Frame 1 (no input): blank canvas, image omitted
Frame 60 (the mouse pressed at the canvas centre just before this capture): blank canvas, image omitted
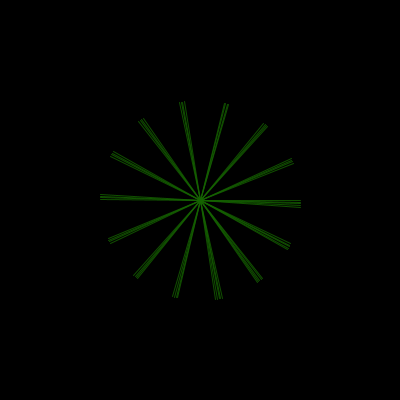
Frame 120 (the mouse held since frame 60 and released just before this capture)

The Processing sketch whose frames 1 and 60 were blank and that drew this single picture after the mouse press (run headless with seeded random() and noise(); from frame 60 on, the mouse is pressed at the canvas centre):

// Processing sketch: processing_99608
// ── processing_99608.pde

float x[] = new float [500];
float y[] = new float [500];
float x1[] = new float [500];
float y1[] = new float [500];
boolean xover = false;
boolean yover = false;
float line[] = new float [500];
int radians = 680;
float [] cos_vals = new float [radians];
float [] sin_vals = new float [radians];
float r = random (20,50);
float angulo=0;
int i=0;
float g=0.5;
void setup() {
  size(400,400);
  background(0);
  stroke(20,100,0,200);
  smooth();
}
void draw() {
  if (mouseX <= 400 && mouseY <= 400) {
    xover = true; 
    yover = true;
  }
  if (mousePressed) {
    i++;
    if(i>= 500)
      i =0;
    //line(mouseX, mouseY, r*cos(i), r * sin (i));
    //ecuacion de circulo;
    x1[i] = mouseX + (100*cos(angulo)+g);
    y1[i] = mouseY +(100* sin(angulo)+g);
    angulo=angulo+0.45;
    line(mouseX, mouseY, x1[i] , y1[i]);
  } 


}
